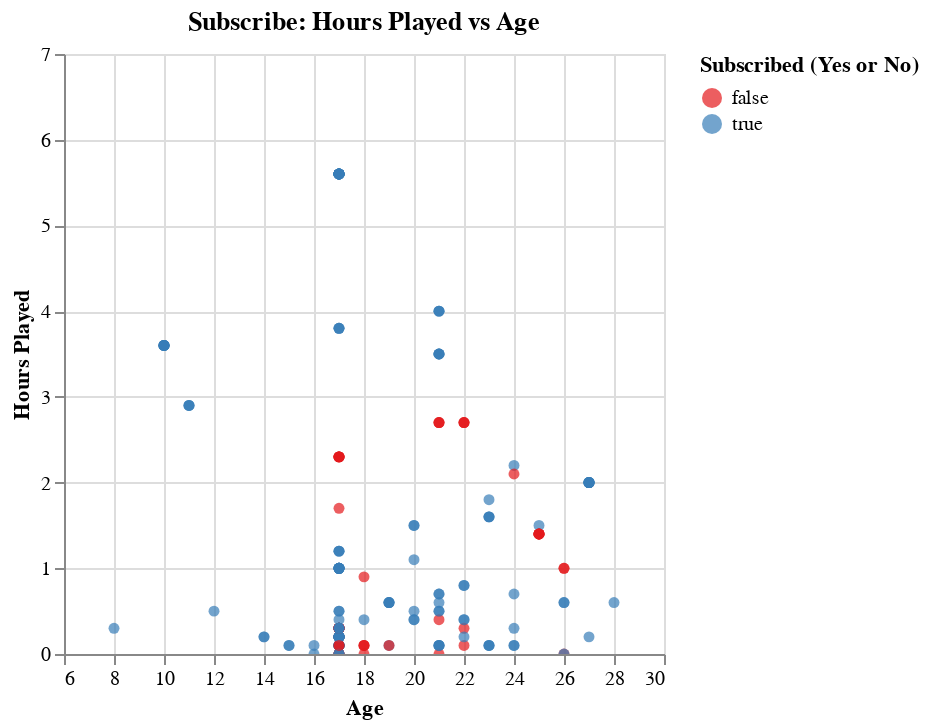

The notebook cell saved with this chart:
### Markdown cell above
This shows the same plot as above, except the 'Gender' column was used for the color function instead of 'Experience'. There isn't much difference, as the plots are still very condensed in the same area (age 20 and 1 hour of playtime), therefore no major trends or patterns can be observed. In this plot, I limited the domain once again, to zoom in closer to the points, and by doing so, it can be observed that there are many more green points than any other colored points. This corresponds to male players, therefore this could be helpful later one when deciding on predictor variables to use to classify new observations. In other words, from this plot we notice that there are more male players contributing to the data, therefore we could hypothesize that male players are more likely to keep playing.

### Code cell
age_vs_hours_plot_3=alt.Chart(players_session_tgt, title='Subscribe: Hours Played vs Age').mark_circle(clip=True).encode(
    x=alt.X('age').title('Age').scale(domain=['6','30'],zero=False),
    y=alt.Y('played_hours').title('Hours Played').scale(domain=['0','7'],zero=False),
    color=alt.Color('subscribe').title('Subscribed (Yes or No)').scale(scheme='set1')
)
age_vs_hours_plot_3

### Figure 1 — Vega specification as saved in the notebook (floating-point values rounded to 4 significant figures; data arrays with more than 128 entries replaced by an {"elided": "..."} marker saying what was removed)
{"$schema": "https://vega.github.io/schema/vega/v5.json", "data": [{"name": "source_0", "values": {"elided": "1535 records"}}, {"name": "source_0_color_domain_subscribe", "values": [{"subscribe": true}, {"subscribe": false}]}], "marks": [{"type": "symbol", "name": "marks", "from": {"data": "source_0"}, "encode": {"update": {"y": {"field": "played_hours", "scale": "y"}, "opacity": {"value": 0.7}, "x": {"field": "age", "scale": "x"}, "fill": {"field": "subscribe", "scale": "color"}, "shape": {"value": "circle"}}}, "clip": true, "style": ["circle"]}], "scales": [{"name": "x", "type": "linear", "domain": ["6", "30"], "range": [0, {"signal": "width"}], "zero": false}, {"name": "y", "type": "linear", "domain": ["0", "7"], "range": [{"signal": "height"}, 0], "zero": false}, {"name": "color", "type": "ordinal", "domain": {"data": "source_0_color_domain_subscribe", "field": "subscribe", "sort": true}, "range": {"scheme": "set1"}}], "axes": [{"scale": "x", "minExtent": 0, "ticks": false, "gridScale": "y", "zindex": 0, "tickCount": {"signal": "ceil(width/40)"}, "grid": true, "labels": false, "aria": false, "maxExtent": 0, "orient": "bottom", "domain": false}, {"scale": "y", "minExtent": 0, "zindex": 0, "aria": false, "orient": "left", "domain": false, "ticks": false, "tickCount": {"signal": "ceil(height/40)"}, "grid": true, "labels": false, "maxExtent": 0, "gridScale": "x"}, {"scale": "x", "orient": "bottom", "labelFlush": true, "grid": false, "zindex": 0, "title": "Age", "labelOverlap": true, "tickCount": {"signal": "ceil(width/40)"}}, {"scale": "y", "grid": false, "title": "Hours Played", "orient": "left", "labelOverlap": true, "tickCount": {"signal": "ceil(height/40)"}, "zindex": 0}], "title": {"text": "Subscribe: Hours Played vs Age", "frame": "group"}, "height": 300, "style": "cell", "legends": [{"title": "Subscribed (Yes or No)", "fill": "color", "symbolType": "circle", "encode": {"symbols": {"update": {"opacity": {"value": 0.7}}}}}], "background": "white", "width": 300, "padding": 5}
